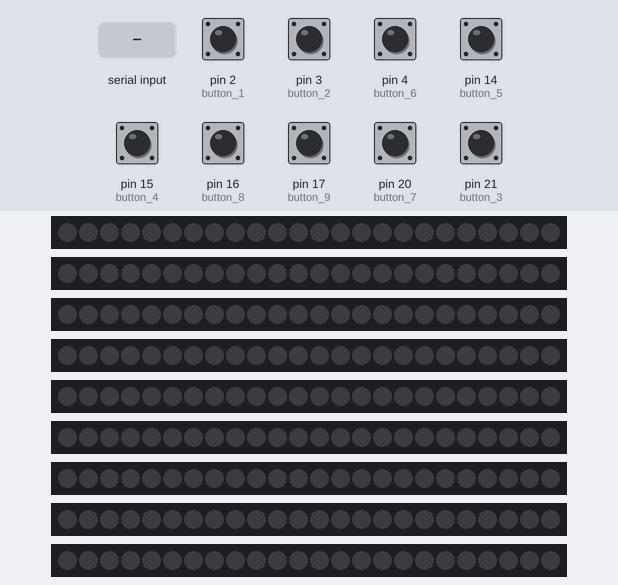
Recording of a sketch running on a simulated Arduino Mega 2560, built with avr-gcc and run on an emulated ATmega2560. Parts: 9 × 24 RGB LEDs in strip order, left to right. Inputs (shaded band) come from the test bench; at power-on: pin 2 (button_1), pin 3 (button_2), pin 4 (button_6), pin 14 (button_5), pin 15 (button_4), pin 16 (button_8), pin 17 (button_9), pin 20 (button_7), pin 21 (button_3) HIGH. Dim RGB values are drawn brighter than linear; random numbers use the default seed unless the sketch sets one; what the sketch prints to the serial monitor is not drawn.

Above: at 2.8 s.
2.9 s: "K" received over the second serial link
At 12.1 s:
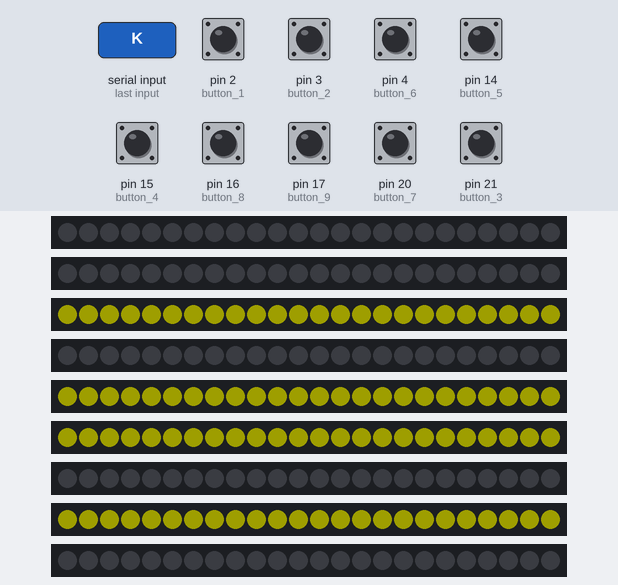
At 17.3 s:
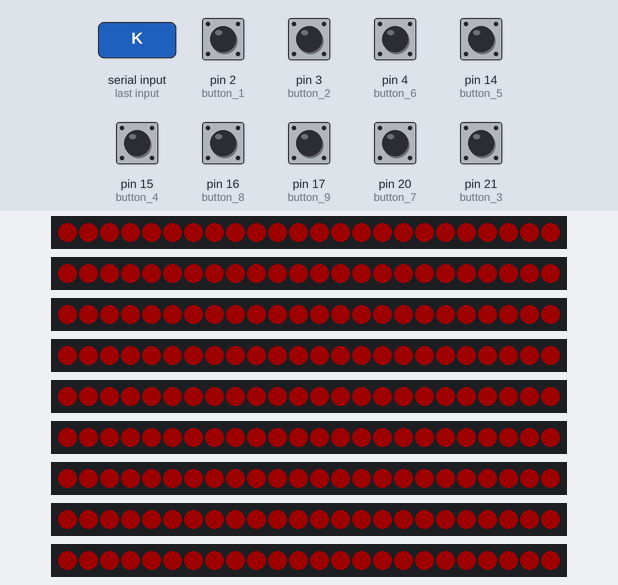
Timing chart, 0 to 18.8 s (numbered marks = the images above; inputs shaded):
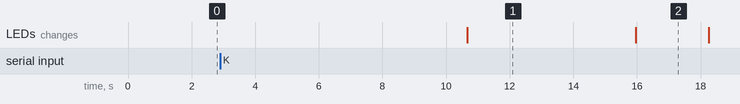

The sketch:

game3_final.ino
```cpp
#include <SimpleTimer.h> //random함수를 사용하기 위한 라이브러리
#include <Adafruit_NeoPixel.h>

#define PIN_1 22                  //data out이 연결된 핀 번호
#define NUM_LEDS_1 24      // 네오픽셀 LED 갯수(네오픽셀 링의 경우 LED 개수 : 7개/ 네오픽셀 스트립의 경우 60개 사용

#define PIN_2 23
#define NUM_LEDS_2 24

#define PIN_3 24
#define NUM_LEDS_3 24

#define PIN_4 25
#define NUM_LEDS_4 24

#define PIN_5 26
#define NUM_LEDS_5 24

#define PIN_6 27
#define NUM_LEDS_6 24

#define PIN_7 28
#define NUM_LEDS_7 24

#define PIN_8 29
#define NUM_LEDS_8 24

#define PIN_9 30
#define NUM_LEDS_9 24

//Adafruit_NeoPixel pixels = Adafruit_NeoPixel(네오픽셀 LED 개수, 아두이노 디지털 핀, NEO_GRB + NEO_KHZ800);

Adafruit_NeoPixel strip1 = Adafruit_NeoPixel(NUM_LEDS_1, PIN_1, NEO_GRBW + NEO_KHZ800);
Adafruit_NeoPixel strip2 = Adafruit_NeoPixel(NUM_LEDS_2, PIN_2, NEO_GRBW + NEO_KHZ800);
Adafruit_NeoPixel strip3 = Adafruit_NeoPixel(NUM_LEDS_3, PIN_3, NEO_GRBW + NEO_KHZ800);
Adafruit_NeoPixel strip4 = Adafruit_NeoPixel(NUM_LEDS_4, PIN_4, NEO_GRBW + NEO_KHZ800);
Adafruit_NeoPixel strip5 = Adafruit_NeoPixel(NUM_LEDS_5, PIN_5, NEO_GRBW + NEO_KHZ800);
Adafruit_NeoPixel strip6 = Adafruit_NeoPixel(NUM_LEDS_6, PIN_6, NEO_GRBW + NEO_KHZ800);
Adafruit_NeoPixel strip7 = Adafruit_NeoPixel(NUM_LEDS_7, PIN_7, NEO_GRBW + NEO_KHZ800);
Adafruit_NeoPixel strip8 = Adafruit_NeoPixel(NUM_LEDS_8, PIN_8, NEO_GRBW + NEO_KHZ800);
Adafruit_NeoPixel strip9 = Adafruit_NeoPixel(NUM_LEDS_9, PIN_9, NEO_GRBW + NEO_KHZ800);

int STATUS =0;
int RUN =1;
int STOP = 2;

int num = 0;
int time = 1000;

unsigned long pressTime;
unsigned long pressTime1;


int button_1 = 2; //A 22
int button_2 = 3; //L2 23
int button_3 = 21; //L1 24
int button_4=15;//CNT 25
int button_5=14;//R1 26
int button_6=4;//R2 27
int button_7=20;//R2 28
int button_8=16;//R2 29
int button_9=17;//R2 30

void setup() {
  // put your setup code here, to run once:
  Serial.begin(9600);
  Serial1.begin(9600);// 아두이노 메가를 사용할 때의 블루투스 선언
//tx1_18->rx| rx1_19->tx 교차 연결

  pinMode(button_1,INPUT_PULLUP);
  pinMode(button_2,INPUT_PULLUP);
  pinMode(button_3,INPUT_PULLUP);//INPUT_PULLUP
  pinMode(button_4,INPUT_PULLUP);
  pinMode(button_5,INPUT_PULLUP);
  pinMode(button_6,INPUT_PULLUP);//INPUT_PULLUP
  pinMode(button_7,INPUT_PULLUP);
  pinMode(button_8,INPUT_PULLUP);
  pinMode(button_9,INPUT_PULLUP);//INPUT_PULLUP

  strip1.setBrightness(30);//네오픽셀 밝기 조절(0~255)
  strip1.begin();//네오픽셀을 사용하기 위한 함수
  //begin 함수의 경우 내부에 단순히 아두이노 디지털 핀을 out으로 선언하고 low가 출력되도록 하는 역할
  strip1.show(); // Initialize all pixels to 'off'

  strip2.setBrightness(30);//네오픽셀 밝기 조절(0~255)
  strip2.begin();//네오픽셀을 사용하기 위한 함수
  strip2.show(); // Initialize all pixels to 'off'

  strip3.setBrightness(30);//네오픽셀 밝기 조절(0~255)
  strip3.begin();//네오픽셀을 사용하기 위한 함수
  strip3.show(); // Initialize all pixels to 'off'

  strip4.setBrightness(30);//네오픽셀 밝기 조절(0~255)
  strip4.begin();//네오픽셀을 사용하기 위한 함수
  strip4.show(); // Initialize all pixels to 'off'

  strip5.setBrightness(30);//네오픽셀 밝기 조절(0~255)
  strip5.begin();//네오픽셀을 사용하기 위한 함수
  strip5.show(); // Initialize all pixels to 'off'

  strip6.setBrightness(30);//네오픽셀 밝기 조절(0~255)
  strip6.begin();//네오픽셀을 사용하기 위한 함수
  strip6.show(); // Initialize all pixels to 'off'

  strip7.setBrightness(30);//네오픽셀 밝기 조절(0~255)
  strip7.begin();//네오픽셀을 사용하기 위한 함수
  strip7.show(); // Initialize all pixels to 'off'

  strip8.setBrightness(30);//네오픽셀 밝기 조절(0~255)
  strip8.begin();//네오픽셀을 사용하기 위한 함수
  strip8.show(); // Initialize all pixels to 'off'

  strip9.setBrightness(30);//네오픽셀 밝기 조절(0~255)
  strip9.begin();//네오픽셀을 사용하기 위한 함수
  strip9.show(); // Initialize all pixels to 'off'

  Serial.print("setup!\n");
}

void loop() {
    //불빛터치 게임의 4번과 6번 발판이 동시에 눌리면 게임이 시작되게 구현(3초 동안)
while(digitalRead(button_4)==true&&digitalRead(button_6)==true)
  {
    delay(time);
    pressTime1++;
    Serial.print(pressTime1); Serial.println("초 경과");

    if(pressTime1==3){break;}//3초가 경과하면 while문 break;
  }
  if(pressTime1==3){
    Serial.print("pressTime1 : "); Serial.println(pressTime1);
    delay(time);
    Serial.println("시작");
    Serial1.write('O');//버튼을 누르고 3초가 지나면 안드로이드에 'O'을 보냄

    delay(1000);
  }
      pressTime1 = 0;//게임이 새로 시작할때마다 새로운 초를 count해야하기 때문에 pressTime1 초기화


   if (Serial1.available()) { //안드로이드로 부터 값을 받을경우
    char bt;
    bt=Serial1.read();
    Serial.write(bt);

   if(bt =='1')//받은 값이 1
    {
      time-=100; //1을 받을 경우 게임이 진행 속도 빠르게
    }

    else if(bt =='K') //받은 값이 k
    {
       STATUS =RUN; //RandomFunction을 조절하는 STATUS 상태를 변환하여 k를 받으면 게임 시작되게
    }
    else if(bt =='X')//받은 값이 x
    {
       STATUS = STOP; //RandomFunction을 조절하는 STATUS 상태를 변환하여 k를 받으면 게임 종료
    }
    else{

    }
  }
 if(STATUS==RUN){ //STATUS가 RUN일 경우에만 게임 실행 ( 안드로이드로 부터 받은 값 K)
   RandomFunction();
    }
}

// random seed를 활용하여 1~9 숫자 중 4개의 숫자를 중복 없이 선택한 후 배열에 저장하는 방식으로 구현
void RandomFunction()
{
        Serial1.write('L');

        int a[9]; //int형 배열 선언

        Serial.print("중복없이 뽑힌 4개의 숫자는 : ");

        for(int i=0;i<=3;i++)    //숫자 4개를 뽑기위한 for문
        {
            a[i] = random(9)+1; //1~9숫자중 랜덤으로 하나를 뽑아 a[0]~a[5]에 저장
            for(int j=0;j<i;j++) //중복제거를 위한 for문
            {
                if(a[i]==a[j])
                {
                    i--;
                }
           }

        }

        int t=1;
        boolean test =true;
        for(int i=4;i<=8;i++)    //랜덤으로 뽑히지 않은 숫자 5개를 뽑기위한 for문
        {
          while(test)
          {
            if((a[0]!=t)&&(a[1]!=t)&&(a[2]!=t)&&(a[3]!=t))
            {
              a[i] = t;
              //Serial.println(a[i]);
              test=false;
            }
            t++;
          }
          test =true;
        }


        for(int k=0;k<=3;k++) //채워진 배열을 출력하기 위한 for문
        {
            Serial.print(a[k]);Serial.print(" ");
        }
        Serial.println("입니다.");


        for(int s=4;s<=8;s++)
        {
          Serial.print(a[s]); Serial.print(" ");
        }

        delay(500);
        check_btnpress(a,9);

}

//버튼을 누를때 판단 함수
void check_btnpress(int arr[], int count){
  int btn[count];

  Serial.print("push");
  for(int i=0; i<count; i++){
    int bttn=0;
    if(i<4){
      Serial.print(arr[i]);
    }
//switch case문과 배열을 사용하여 랜덤으로 선택된 버튼이 눌렀는지 판별
    switch(arr[i]){
      case 1:
        bttn =button_1;
        break;
        case 2:
        bttn =button_2;
        break;
        case 3:
        bttn =button_3;
        break;
        case 4:
        bttn =button_4;
        break;
        case 5:
        bttn =button_5;
        break;
        case 6:
        bttn =button_6;
        break;
        case 7:
        bttn =button_7;
        break;
        case 8:
        bttn =button_8;
        break;
        case 9:
        bttn =button_9;
        break;
      }
      btn[i]=bttn;
  }

  Serial.println("!");

for(int i=0; i<count; i++){ //랜덤에 해당하는 발판의 네오픽셀 switch문을 사용하여 노락색으로 변환

    if(i<4){
    switch(arr[i]){
      case 1:
        YELLOW1();
        break;
        case 2:
        YELLOW2();
        break;
        case 3:
        YELLOW3();
        break;
        case 4:
        YELLOW4();
        break;
        case 5:
        YELLOW5();
        break;
        case 6:
        YELLOW6();
        break;
        case 7:
        YELLOW7();
        break;
        case 8:
        YELLOW8();
        break;
        case 9:
        YELLOW9();
        break;
      }
    }
  }

  delay(5000);

    //btn[0~3]에 해당하는 값은 랜덤에 해당하는 값
    //랜덤에 해당하는 값(4개)의 버튼을 모두 누르면 while문 실행
  while(digitalRead(btn[0])==true&&digitalRead(btn[1])==true&&digitalRead(btn[2])==true&&digitalRead(btn[3])==true&&digitalRead(btn[4])==false&&digitalRead(btn[5])==false&&digitalRead(btn[6])==false&&digitalRead(btn[7])==false&&digitalRead(btn[8])==false)
  {
    delay(time);
  for(int i=0; i<count; i++){
    if(i<4){ //버튼이 모두 눌리면 흰색으로 변경 (흰색 0.5초, off 0.5초->깜빡이는 느낌으로 구현)
    switch(arr[i]){
      case 1:
        WHITE1();
        break;
        case 2:
        WHITE2();
        break;
        case 3:
        WHITE3();
        break;
        case 4:
        WHITE4();
        break;
        case 5:
        WHITE5();
        break;
        case 6:
        WHITE6();
        break;
        case 7:
        WHITE7();
        break;
        case 8:
        WHITE8();
        break;
        case 9:
        WHITE9();
        break;
      }
    }
  }
    pressTime++;
    String strTime = String(pressTime);
    char charTime = strTime.charAt(0);//string값을 char로 변환
    Serial1.write(charTime);
    Serial.print(pressTime); Serial.println("초 경과");

    delay(500);
    OFFLED();
    delay(500);

    if(pressTime==5){break;} //5초 경과하면 while문 break;
  }

  if(pressTime==5){
    Serial.print("pressTime : "); Serial.println(pressTime);
    delay(time);
    Serial.println("통과");
    pressTime = 0;//게임이 새로 시작할때마다 새로운 초를 count해야하기 때문에 pressTime 초기화
    GREEN(); //전체 네오픽셀 초록색으로 변경
    Serial1.write('T'); //블루투스로 T를 보냄
    delay(2000);
    OFFLED(); //전체 네오픽셀 off
   }else{
    Serial.println("실패");
    pressTime = 0;//게임이 새로 시작할때마다 새로운 초를 count해야하기 때문에 pressTime 초기화
    RED(); //전체 네어픽셀 빨간색으로 변경
    Serial1.write('F'); //블루트스로 F를보냄
    delay(2000);
    OFFLED(); // 전체 네오픽셀 off
   }
   delay(3000);

}

///////////////////////////////////////////////////////
//NeoPixel에 달린 LED를 각각 주어진 인자값 색으로 채워나가는 함수
void colorWipe_1(uint32_t c, uint8_t wait) {
  for(uint16_t i=0; i<NUM_LEDS_1; i++) {
    strip1.setPixelColor(i, c);   //LED 순서, LED 색상
    strip1.show();
    delay(wait);
  }
}

void colorWipe_2(uint32_t c, uint8_t wait) {
  for(uint16_t i=0; i<NUM_LEDS_2; i++) {
    strip2.setPixelColor(i, c);   //LED 순서, LED 색상
    strip2.show();
    delay(wait);
  }
}


void colorWipe_3(uint32_t c, uint8_t wait) {
  for(uint16_t i=0; i<NUM_LEDS_3; i++) {
    strip3.setPixelColor(i, c);   //LED 순서, LED 색상
    strip3.show();
    delay(wait);
  }
}

void colorWipe_4(uint32_t c, uint8_t wait) {
  for(uint16_t i=0; i<NUM_LEDS_4; i++) {
    strip4.setPixelColor(i, c);   //LED 순서, LED 색상
    strip4.show();
    delay(wait);
  }
}

void colorWipe_5(uint32_t c, uint8_t wait) {
  for(uint16_t i=0; i<NUM_LEDS_5; i++) {
    strip5.setPixelColor(i, c);   //LED 순서, LED 색상
    strip5.show();
    delay(wait);
  }
}

void colorWipe_6(uint32_t c, uint8_t wait) {
  for(uint16_t i=0; i<NUM_LEDS_6; i++) {
    strip6.setPixelColor(i, c);   //LED 순서, LED 색상
    strip6.show();
    delay(wait);
  }
}

void colorWipe_7(uint32_t c, uint8_t wait) {
  for(uint16_t i=0; i<NUM_LEDS_7; i++) {
    strip7.setPixelColor(i, c);   //LED 순서, LED 색상
    strip7.show();
    delay(wait);
  }
}

void colorWipe_8(uint32_t c, uint8_t wait) {
  for(uint16_t i=0; i<NUM_LEDS_8; i++) {
    strip8.setPixelColor(i, c);   //LED 순서, LED 색상
    strip8.show();
    delay(wait);
  }
}

void colorWipe_9(uint32_t c, uint8_t wait) {
  for(uint16_t i=0; i<NUM_LEDS_9; i++) {
    strip9.setPixelColor(i, c);   //LED 순서, LED 색상
    strip9.show();
    delay(wait);
  }
}
//동시에 불이 켜지게 하기 위해 wait 값 : 0으로 설정
//led마다 하나씩 순서대로 들어오게 하기 위해서는 wait값만 수정하면 됨.
//////////////////////////////////////////////////////////////////
void WHITE1()
{
  colorWipe_1(strip1.Color(0, 0, 0,255), 0); // white
}
void WHITE2()
{
  colorWipe_2(strip2.Color(0, 0, 0,255), 0); // white
}
void WHITE3()
{
  colorWipe_3(strip3.Color(0, 0, 0,255), 0); // white
}
void WHITE4()
{
  colorWipe_4(strip4.Color(0, 0, 0,255), 0); // white
}
void WHITE5()
{
  colorWipe_5(strip5.Color(0, 0, 0,255), 0); // white
}
void WHITE6()
{
  colorWipe_6(strip6.Color(0, 0, 0,255), 0); // white
}
void WHITE7()
{
  colorWipe_7(strip7.Color(0, 0, 0,255), 0); // white
}
void WHITE8()
{
  colorWipe_8(strip8.Color(0, 0, 0,255), 0); // white
}
void WHITE9()
{
  colorWipe_9(strip9.Color(0, 0, 0,255), 0); // white
}
//////////////////////////////////////////////////////
void W_BLINK1(){
    WHITE1();
    delay(500);
    OFFLED1();
    delay(500);
}
void W_BLINK2(){
    WHITE2();
    delay(500);
    OFFLED2();
    delay(500);
}
void W_BLINK3(){
    WHITE3();
    delay(500);
    OFFLED3();
    delay(500);
}
void W_BLINK4(){
    WHITE4();
    delay(500);
    OFFLED4();
    delay(500);
}
void W_BLINK5(){
    WHITE5();
    delay(500);
    OFFLED5();
    delay(500);
}
void W_BLINK6(){
    WHITE6();
    delay(500);
    OFFLED6();
    delay(500);
}
void W_BLINK7(){
    WHITE7();
    delay(500);
    OFFLED7();
    delay(500);
}
void W_BLINK8(){
    WHITE8();
    delay(500);
    OFFLED8();
    delay(500);
}
void W_BLINK9(){
    WHITE9();
    delay(500);
    OFFLED9();
    delay(500);
}
////////////////////////////////////////////////
void OFFLED()
{
  colorWipe_1(strip1.Color(0, 0, 0), 0);    // Black/off
  colorWipe_2(strip2.Color(0, 0, 0), 0);
  colorWipe_3(strip3.Color(0, 0, 0), 0);
  colorWipe_4(strip4.Color(0, 0, 0), 0);
  colorWipe_5(strip5.Color(0, 0, 0), 0);
  colorWipe_6(strip6.Color(0, 0, 0), 0);
  colorWipe_7(strip7.Color(0, 0, 0), 0);
  colorWipe_8(strip8.Color(0, 0, 0), 0);
  colorWipe_9(strip9.Color(0, 0, 0), 0);
}
//////////////////////////////////////////////////////////
void OFFLED1()
{
  colorWipe_1(strip1.Color(0, 0, 0), 0);    // Black/off
}
void OFFLED2()
{
  colorWipe_2(strip2.Color(0, 0, 0), 0);    // Black/off
}
void OFFLED3()
{
  colorWipe_3(strip3.Color(0, 0, 0), 0);    // Black/off
}
void OFFLED4()
{
  colorWipe_4(strip4.Color(0, 0, 0), 0);    // Black/off
}
void OFFLED5()
{
  colorWipe_5(strip5.Color(0, 0, 0), 0);    // Black/off
}
void OFFLED6()
{
  colorWipe_6(strip6.Color(0, 0, 0), 0);    // Black/off
}
void OFFLED7()
{
  colorWipe_7(strip7.Color(0, 0, 0), 0);    // Black/off
}
void OFFLED8()
{
  colorWipe_8(strip8.Color(0, 0, 0), 0);    // Black/off
}
void OFFLED9()
{
  colorWipe_9(strip9.Color(0, 0, 0), 0);    // Black/off
}
///////////////////////////////////////////////////////////
void RED(){
  colorWipe_1(strip1.Color(255, 0, 0), 0); // Red (Color, wait)
  colorWipe_2(strip2.Color(255, 0, 0), 0); // Red (Color, wait)
  colorWipe_3(strip3.Color(255, 0, 0), 0); // Red (Color, wait)
  colorWipe_4(strip4.Color(255, 0, 0), 0); // Red (Color, wait)
  colorWipe_5(strip5.Color(255, 0, 0), 0); // Red (Color, wait)
  colorWipe_6(strip6.Color(255, 0, 0), 0); // Red (Color, wait)
  colorWipe_7(strip7.Color(255, 0, 0), 0); // Red (Color, wait)
  colorWipe_8(strip9.Color(255, 0, 0), 0); // Red (Color, wait)
  colorWipe_9(strip9.Color(255, 0, 0), 0); // Red (Color, wait)

}
void GREEN()
{
  colorWipe_1(strip1.Color(0, 255, 0), 0); // Green
  colorWipe_2(strip2.Color(0, 255, 0), 0); // Green
  colorWipe_3(strip3.Color(0, 255, 0), 0); // Green
  colorWipe_4(strip4.Color(0, 255, 0), 0); // Green
  colorWipe_5(strip5.Color(0, 255, 0), 0); // Green
  colorWipe_6(strip6.Color(0, 255, 0), 0); // Green
  colorWipe_7(strip7.Color(0, 255, 0), 0); // Green
  colorWipe_8(strip8.Color(0, 255, 0), 0); // Green
  colorWipe_9(strip9.Color(0, 255, 0), 0); // Green
}
////////////////////////////////////////////////////////////////
void YELLOW1()
{
  colorWipe_1(strip1.Color(255, 255, 0), 0);  // Yellow
}
void YELLOW2()
{
  colorWipe_2(strip2.Color(255, 255, 0), 0);  // Yellow
}
void YELLOW3()
{
  colorWipe_3(strip3.Color(255, 255, 0), 0);  // Yellow
}
void YELLOW4()
{
  colorWipe_4(strip4.Color(255, 255, 0), 0);  // Yellow
}
void YELLOW5()
{
  colorWipe_5(strip5.Color(255, 255, 0), 0);  // Yellow
}
void YELLOW6()
{
  colorWipe_6(strip6.Color(255, 255, 0), 0);  // Yellow
}
void YELLOW7()
{
  colorWipe_7(strip7.Color(255, 255, 0), 0);  // Yellow
}
void YELLOW8()
{
  colorWipe_8(strip8.Color(255, 255, 0), 0);  // Yellow
}
void YELLOW9()
{
  colorWipe_9(strip9.Color(255, 255, 0), 0);  // Yellow
}
```

Measured:
- after the input at 2.9 s, the LEDs: change after 7.8 s (image 1)
- what the display in image 1 shows lasts 5.3 s, from 10.7 s to 16.0 s
